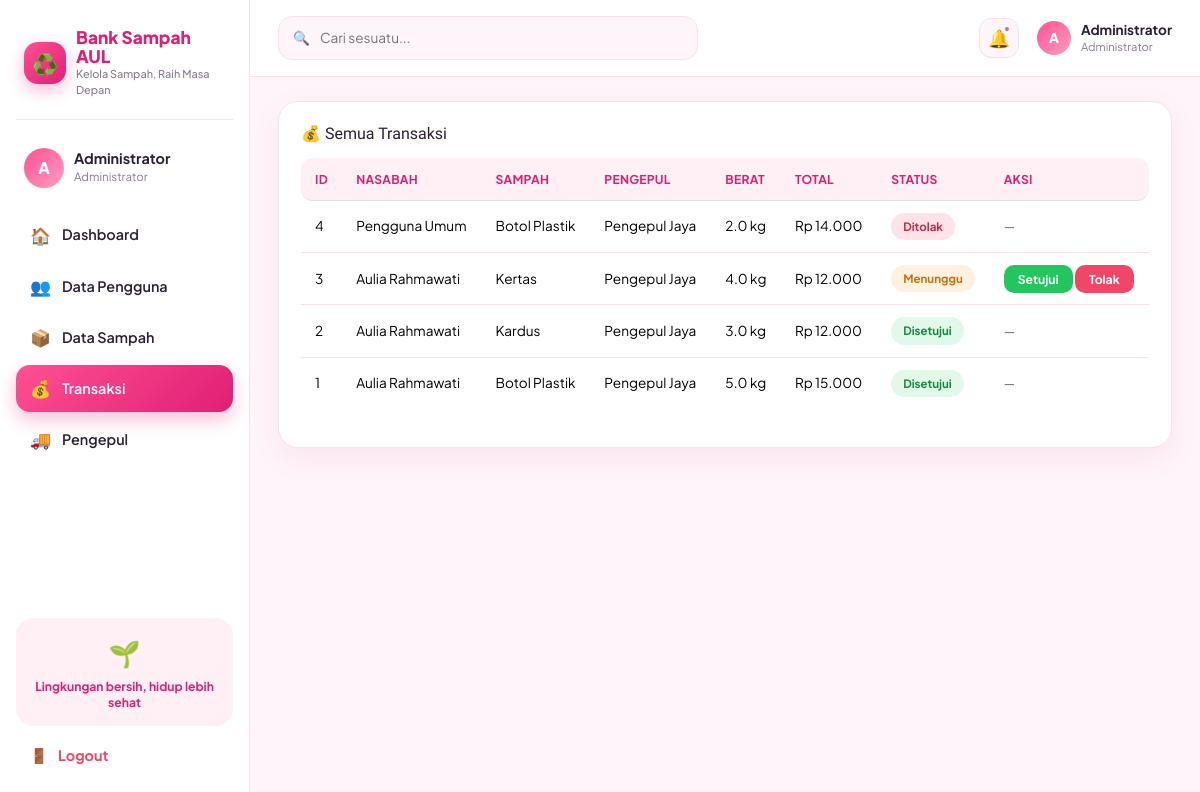
The page /admin/transaksi.php (signed in) on the database its author committed.
### tables this page shows
CREATE TABLE transaksi (
    id_transaksi INT AUTO_INCREMENT PRIMARY KEY,
    id_user INT NOT NULL,
    id_sampah INT NOT NULL,
    id_pengepul INT NULL,
    tipe ENUM('setor','jual','tarik') NOT NULL DEFAULT 'setor',
    berat_kg DECIMAL(10,2) NOT NULL DEFAULT 0,
    total_rp DECIMAL(12,2) NOT NULL DEFAULT 0,
    status ENUM('menunggu','disetujui','ditolak') NOT NULL DEFAULT 'menunggu',
    tanggal DATE NOT NULL,
    CONSTRAINT fk_transaksi_user FOREIGN KEY (id_user) REFERENCES user(id_user) ON UPDATE CASCADE ON DELETE RESTRICT,
    CONSTRAINT fk_transaksi_sampah FOREIGN KEY (id_sampah) REFERENCES sampah(id_sampah) ON UPDATE CASCADE ON DELETE RESTRICT,
    CONSTRAINT fk_transaksi_pengepul FOREIGN KEY (id_pengepul) REFERENCES pengepul(id_pengepul) ON UPDATE CASCADE ON DELETE SET NULL
);

CREATE TABLE user (
    id_user INT AUTO_INCREMENT PRIMARY KEY,
    nama VARCHAR(100) NOT NULL,
    username VARCHAR(50) NOT NULL UNIQUE,
    password VARCHAR(255) NOT NULL,
    role ENUM('admin','nasabah','user','pengepul') NOT NULL DEFAULT 'user',
    saldo DECIMAL(12,2) NOT NULL DEFAULT 0
);

CREATE TABLE sampah (
    id_sampah INT AUTO_INCREMENT PRIMARY KEY,
    jenis_sampah VARCHAR(100) NOT NULL,
    harga_per_kg DECIMAL(12,2) NOT NULL DEFAULT 0,
    stok_kg DECIMAL(10,2) NOT NULL DEFAULT 0
);

CREATE TABLE pengepul (
    id_pengepul INT AUTO_INCREMENT PRIMARY KEY,
    nama_pengepul VARCHAR(100) NOT NULL,
    username VARCHAR(50) NOT NULL UNIQUE,
    password VARCHAR(255) NOT NULL,
    alamat TEXT,
    no_hp VARCHAR(20),
    created_at TIMESTAMP DEFAULT CURRENT_TIMESTAMP
);

### auth.php (called while the page is built, shortened)
<?php
function rupiah($angka) {
    return "Rp " . number_format((float)$angka, 0, ',', '.');
}
?>

### admin/transaksi.php (the view, shortened to what this page needs)
<?php
require "../auth.php"; wajib_role("admin"); require "../config.php";
$data = mysqli_query($koneksi, "SELECT t.*,u.nama AS nama_user,s.jenis_sampah,p.nama_pengepul
    FROM transaksi t JOIN user u ON t.id_user=u.id_user JOIN sampah s ON t.id_sampah=s.id_sampah
    LEFT JOIN pengepul p ON t.id_pengepul=p.id_pengepul ORDER BY t.id_transaksi DESC");
require "../includes/header.php";
?>
<div class="card-soft">
  <div class="card-title"><h3>💰 Semua Transaksi</h3></div>
  <div class="table-responsive">
    <table class="table">
      <thead><tr><th>ID</th><th>Nasabah</th><th>Sampah</th><th>Pengepul</th><th>Berat</th><th>Total</th><th>Status</th><th>Aksi</th></tr></thead>
      <tbody>
      <?php if (mysqli_num_rows($data) === 0): ?>
        <tr><td colspan="8" class="empty">Belum ada transaksi.</td></tr>
      <?php else: while ($r = mysqli_fetch_assoc($data)): ?>
        <tr>
          <td><?= $r['id_transaksi'] ?></td>
          <td><?= htmlspecialchars($r['nama_user']) ?></td>
          <td><?= htmlspecialchars($r['jenis_sampah']) ?></td>
          <td><?= htmlspecialchars($r['nama_pengepul'] ?? '-') ?></td>
          <td><?= number_format((float)$r['berat_kg'],1) ?> kg</td>
          <td><?= rupiah($r['total_rp']) ?></td>
          <td><span class="status-pill status-<?= $r['status'] ?>"><?= ucfirst($r['status']) ?></span></td>
          <td>
            <?php if ($r['status'] === 'menunggu'): ?>
              <a href="?verifikasi=setuju&id=<?= $r['id_transaksi'] ?>" class="btn-mini" style="background:var(--green)">Setujui</a>
              <a href="?verifikasi=tolak&id=<?= $r['id_transaksi'] ?>" class="btn-mini" style="background:var(--red)">Tolak</a>
            <?php else: ?>
              <span class="text-muted" style="font-size:.78rem">—</span>
            <?php endif; ?>
          </td>
        </tr>
      <?php endwhile; endif; ?>
      </tbody>
    </table>
  </div>
</div>
<?php require "../includes/footer.php"; ?>

### assets/css/style.css (style rules this page uses)
:root { --pink:#ff4f93; --pink-dark:#e01f74; --pink-light:#ffe3ef; --pink-soft:#fff0f6; --purple:#8b5cf6; --purple-light:#efe6ff; --blue:#2f8fff; --blue-light:#e4f0ff; --orange:#ff9f43; --orange-light:#fff1df; --teal:#12b3a8; --teal-light:#dcf7f4; --green:#22c55e; --green-light:#e2f9e9; --red:#f14668; --red-light:#fde3e9; --ink:#2c2033; --ink-soft:#8a7a8f; --bg:#fdf5f9; --card:#ffffff; --border:#f6e2ec; --radius:20px; --shadow:0 10px 30px rgba(224,31,116,.08); }
* { box-sizing:border-box }
html,body { height:100% }
body { margin:0; font-family:'Plus Jakarta Sans',sans-serif; background:var(--bg); color:var(--ink); -webkit-font-smoothing:antialiased; }
h1,h2,h3,h4,h5,.brand { font-family:'Baloo 2',cursive }
a { text-decoration:none }
.card-soft { background:var(--card);border-radius:var(--radius);padding:22px;box-shadow:var(--shadow);border:1px solid var(--border) }
.card-title { display:flex;align-items:center;justify-content:between;gap:10px;margin-bottom:14px }
.card-title h3 { font-size:1rem;margin:0;color:var(--ink) }
.table { width:100%;border-collapse:separate;border-spacing:0;font-size:.85rem }
.table thead th { background:var(--pink-soft);color:var(--pink-dark);text-align:left;padding:12px 14px;font-weight:700;font-size:.76rem;text-transform:uppercase;letter-spacing:.02em }
.table thead th:first-child { border-radius:12px 0 0 12px }
.table thead th:last-child { border-radius:0 12px 12px 0 }
.table tbody td { padding:12px 14px;border-bottom:1px solid var(--border);vertical-align:middle }
.table tbody tr:last-child td { border-bottom:0 }
.status-pill { padding:5px 12px;border-radius:20px;font-size:.72rem;font-weight:700;display:inline-block }
.status-disetujui,.status-selesai { background:var(--green-light);color:#158a41 }
.status-menunggu { background:var(--orange-light);color:#c1730a }
.status-ditolak { background:var(--red-light);color:#c22a49 }
.btn-mini { padding:6px 14px;border-radius:10px;background:var(--pink);color:#fff;font-weight:700;font-size:.76rem;border:0 }
.table-responsive { overflow-x:auto }

### rows shown on the page
transaksi: id_transaksi "4", id_user.nama "Pengguna Umum", id_sampah.jenis_sampah "Botol Plastik", id_pengepul.nama_pengepul "Pengepul Jaya", berat_kg "2.0", total_rp "Rp 14.000", status "Ditolak"
transaksi: id_transaksi "3", id_user.nama "Aulia Rahmawati", id_sampah.jenis_sampah "Kertas", id_pengepul.nama_pengepul "Pengepul Jaya", berat_kg "4.0", total_rp "Rp 12.000", status "Menunggu"
transaksi: id_transaksi "2", id_user.nama "Aulia Rahmawati", id_sampah.jenis_sampah "Kardus", id_pengepul.nama_pengepul "Pengepul Jaya", berat_kg "3.0", total_rp "Rp 12.000", status "Disetujui"
transaksi: id_transaksi "1", id_user.nama "Aulia Rahmawati", id_sampah.jenis_sampah "Botol Plastik", id_pengepul.nama_pengepul "Pengepul Jaya", berat_kg "5.0", total_rp "Rp 15.000", status "Disetujui"

### other values the page prints
$inisial "A"
$nama "Administrator"
$roleLabel "Administrator"
$m['icon'] "🏠"
$m['label'] "Dashboard"
$m['icon'] "👥"
$m['label'] "Data Pengguna"
$m['icon'] "📦"
$m['label'] "Data Sampah"
$m['icon'] "💰"
$m['label'] "Transaksi"
$m['icon'] "🚚"
$m['label'] "Pengepul"
